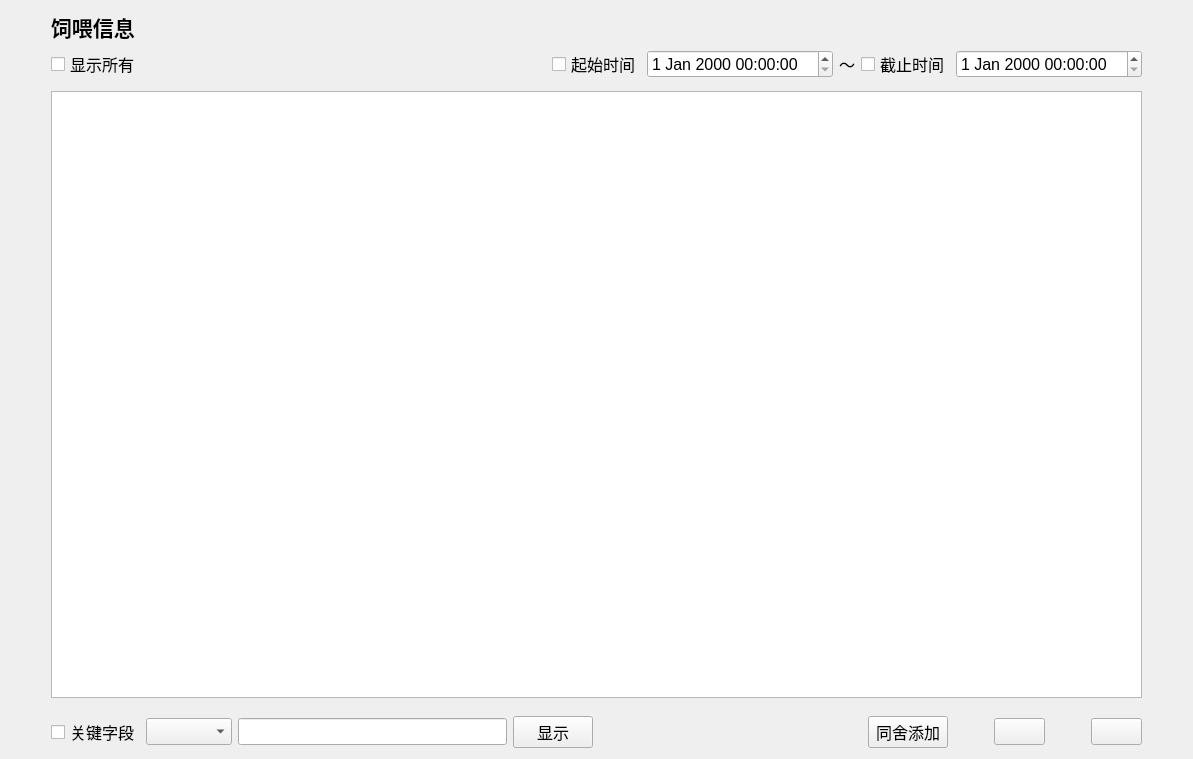
<?xml version="1.0" encoding="UTF-8"?>
<ui version="4.0">
 <class>OtherDataForm</class>
 <widget class="QWidget" name="OtherDataForm">
  <property name="geometry">
   <rect>
    <x>0</x>
    <y>0</y>
    <width>1193</width>
    <height>759</height>
   </rect>
  </property>
  <property name="font">
   <font>
    <pointsize>12</pointsize>
   </font>
  </property>
  <property name="windowTitle">
   <string>Form</string>
  </property>
  <layout class="QVBoxLayout" name="verticalLayout">
   <item>
    <layout class="QGridLayout" name="gridLayout">
     <item row="6" column="2">
      <layout class="QHBoxLayout" name="horizontalLayout_3">
       <item>
        <widget class="QCheckBox" name="keyWordCheckBox">
         <property name="text">
          <string>关键字段</string>
         </property>
        </widget>
       </item>
       <item>
        <widget class="QComboBox" name="keyWordComboBox"/>
       </item>
       <item>
        <widget class="QLineEdit" name="keyWordLineEdit"/>
       </item>
       <item>
        <widget class="QPushButton" name="showPushButton">
         <property name="text">
          <string>显示</string>
         </property>
        </widget>
       </item>
       <item>
        <spacer name="horizontalSpacer_4">
         <property name="orientation">
          <enum>Qt::Horizontal</enum>
         </property>
         <property name="sizeHint" stdset="0">
          <size>
           <width>40</width>
           <height>20</height>
          </size>
         </property>
        </spacer>
       </item>
       <item>
        <widget class="QPushButton" name="addByHouseButton">
         <property name="text">
          <string>同舍添加</string>
         </property>
        </widget>
       </item>
       <item>
        <spacer name="horizontalSpacer_6">
         <property name="orientation">
          <enum>Qt::Horizontal</enum>
         </property>
         <property name="sizeType">
          <enum>QSizePolicy::Maximum</enum>
         </property>
         <property name="sizeHint" stdset="0">
          <size>
           <width>40</width>
           <height>20</height>
          </size>
         </property>
        </spacer>
       </item>
       <item>
        <widget class="QPushButton" name="removeButton">
         <property name="text">
          <string/>
         </property>
         <property name="icon">
          <iconset resource="icons.qrc">
           <normaloff>:/minus.png</normaloff>:/minus.png</iconset>
         </property>
        </widget>
       </item>
       <item>
        <spacer name="horizontalSpacer_5">
         <property name="orientation">
          <enum>Qt::Horizontal</enum>
         </property>
         <property name="sizeType">
          <enum>QSizePolicy::Maximum</enum>
         </property>
         <property name="sizeHint" stdset="0">
          <size>
           <width>40</width>
           <height>20</height>
          </size>
         </property>
        </spacer>
       </item>
       <item>
        <widget class="QPushButton" name="addButton">
         <property name="text">
          <string/>
         </property>
         <property name="icon">
          <iconset resource="icons.qrc">
           <normaloff>:/plus.png</normaloff>:/plus.png</iconset>
         </property>
        </widget>
       </item>
      </layout>
     </item>
     <item row="0" column="0" rowspan="7">
      <spacer name="horizontalSpacer">
       <property name="orientation">
        <enum>Qt::Horizontal</enum>
       </property>
       <property name="sizeType">
        <enum>QSizePolicy::Maximum</enum>
       </property>
       <property name="sizeHint" stdset="0">
        <size>
         <width>40</width>
         <height>20</height>
        </size>
       </property>
      </spacer>
     </item>
     <item row="0" column="2">
      <widget class="QLabel" name="titleLabel">
       <property name="font">
        <font>
         <pointsize>16</pointsize>
         <weight>75</weight>
         <bold>true</bold>
        </font>
       </property>
       <property name="text">
        <string>饲喂信息</string>
       </property>
      </widget>
     </item>
     <item row="1" column="2">
      <layout class="QHBoxLayout" name="horizontalLayout">
       <item>
        <widget class="QCheckBox" name="showAllCheckBox">
         <property name="text">
          <string>显示所有</string>
         </property>
        </widget>
       </item>
       <item>
        <spacer name="horizontalSpacer_3">
         <property name="orientation">
          <enum>Qt::Horizontal</enum>
         </property>
         <property name="sizeHint" stdset="0">
          <size>
           <width>40</width>
           <height>20</height>
          </size>
         </property>
        </spacer>
       </item>
       <item>
        <layout class="QHBoxLayout" name="horizontalLayout_2">
         <item>
          <widget class="QCheckBox" name="startTimeCheckBox">
           <property name="text">
            <string>起始时间</string>
           </property>
          </widget>
         </item>
         <item>
          <widget class="QDateTimeEdit" name="startTimeDateTimeEdit"/>
         </item>
         <item>
          <widget class="QLabel" name="label_3">
           <property name="text">
            <string>～</string>
           </property>
          </widget>
         </item>
         <item>
          <widget class="QCheckBox" name="endTimeCheckBox">
           <property name="text">
            <string>截止时间</string>
           </property>
          </widget>
         </item>
         <item>
          <widget class="QDateTimeEdit" name="endTimeDateTimeEdit"/>
         </item>
        </layout>
       </item>
      </layout>
     </item>
     <item row="0" column="3" rowspan="7">
      <spacer name="horizontalSpacer_2">
       <property name="orientation">
        <enum>Qt::Horizontal</enum>
       </property>
       <property name="sizeType">
        <enum>QSizePolicy::Maximum</enum>
       </property>
       <property name="sizeHint" stdset="0">
        <size>
         <width>40</width>
         <height>20</height>
        </size>
       </property>
      </spacer>
     </item>
     <item row="3" column="2">
      <widget class="QTableView" name="tableView"/>
     </item>
    </layout>
   </item>
  </layout>
 </widget>
 <resources>
  <include location="icons.qrc"/>
 </resources>
 <connections/>
</ui>
